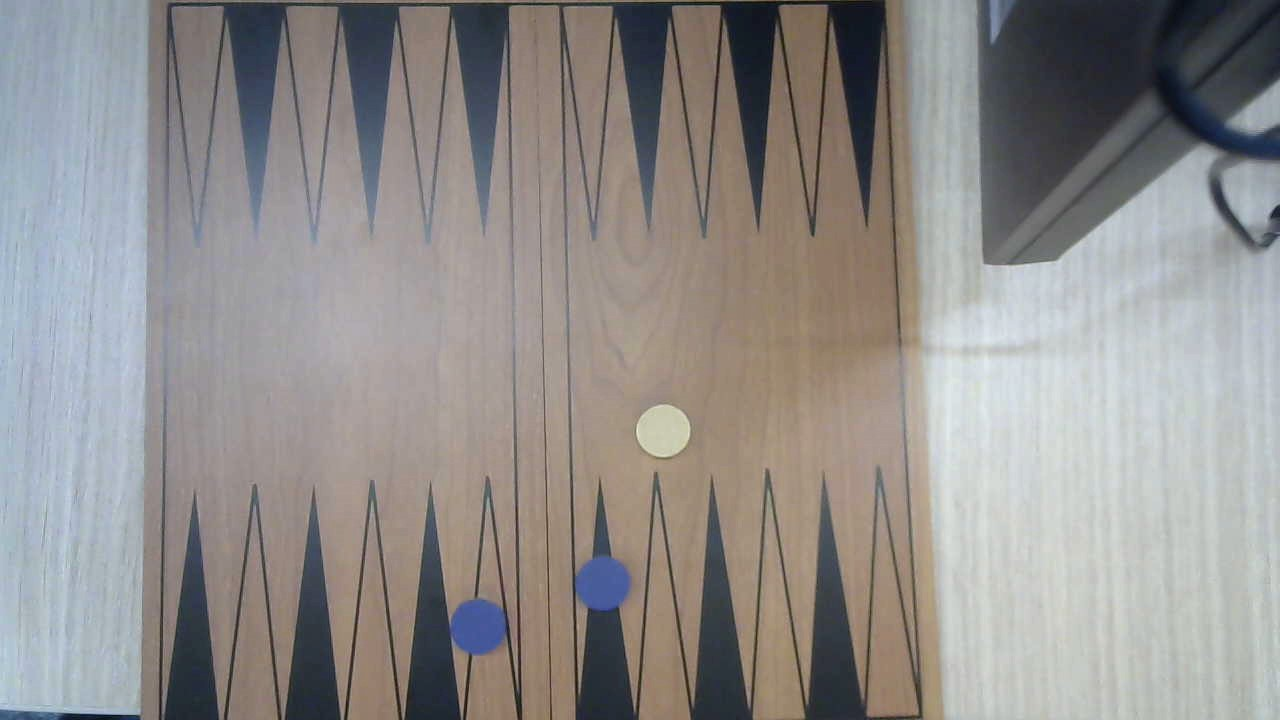
#> input picture Computer Vision/board3.jpg, 1280 x 720 px
$ jupyter execute --allow-errors ComputerVision-Copy1.ipynb   (text cells are left out)
#> lines starting #> are read from the running program, lines starting #| are printed output that depends on the picture; after the words box and inside, x2 and y2 are one past the last pixel; in counts of white or black regions, pixels touching at a corner belong together
[cell 1]
# Install a pip package in the current Jupyter kernel
# import sys
# !{sys.executable} -m pip install --upgrade imutils
# !{sys.executable} -m pip install --upgrade opencv-python

[cell 2]
# import the necessary packages
import argparse
import imutils
import cv2
import numpy as np

[cell 3]
# load the image, convert it to grayscale, blur it slightly,
# and threshold it
image = cv2.imread('board3.jpg')
#> image is the input picture: shape (720, 1280, 3); mean B, G, R 140.5, 142, 145.1

[cell 4]
lower = np.array([100, 0, 0], dtype = "uint8") # BGR
upper = np.array([255, 100, 100], dtype = "uint8")

# find the colors within the specified boundaries and apply
# the mask
mask = cv2.inRange(image, lower, upper)
#> mask: shape (720, 1280); 1.1% white; 406 white regions (381 under 20 px), largest, box (x1, y1, x2, y2) and area: (449, 599, 507, 655) 2417, (575, 554, 629, 611) 2257, (356, 99, 386, 155) 969
image = cv2.bitwise_and(image, image, mask = mask)

[cell 5]
# Each element has the form (x,y,area)
blobs = [];

[cell 6]
# Our image is already white on black, but we apply grayscale
# again, blur the image for better detection and then apply
# a threshold.
gray = cv2.cvtColor(image, cv2.COLOR_BGR2GRAY)
blurred = cv2.GaussianBlur(gray, (5, 5), 0)
thresh = cv2.threshold(blurred, 60, 255, cv2.THRESH_BINARY)[1]
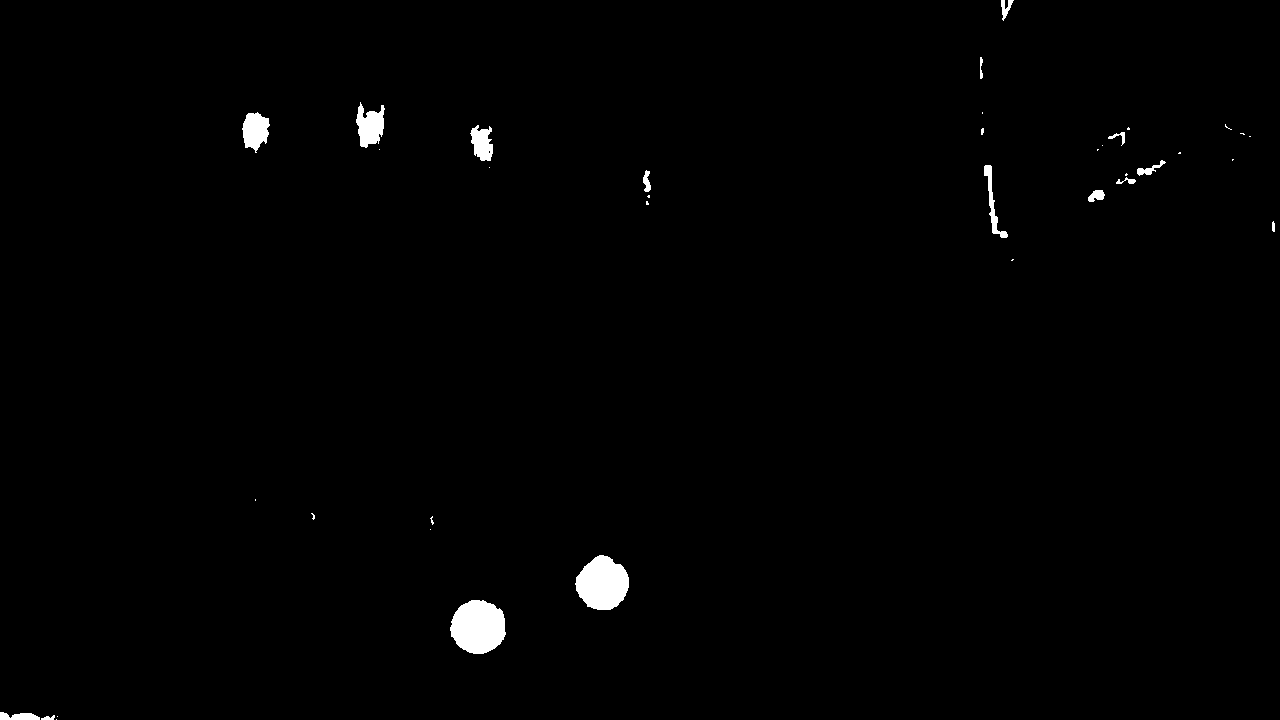
#> thresh: shape (720, 1280); 0.9% white; 38 white regions (22 under 20 px)

# Contours are a curve that joins all the continous points
# around an object with a specific colour intensity.
# in openCV this is finding white objects on a black background.
cnts = cv2.findContours(thresh.copy(), cv2.RETR_EXTERNAL,cv2.CHAIN_APPROX_SIMPLE)
#> cnts = 38 contours, 23 with area under 20; largest, box (x1, y1, x2, y2) and area: (450, 600, 506, 654) 2261, (575, 555, 629, 610) 2100, (356, 102, 385, 148) 768, (242, 112, 270, 153) 722, (470, 125, 493, 161) 512
cnts = imutils.grab_contours(cnts)

# loop over the contours
for c in cnts:
    # compute the center of the contour
    M = cv2.moments(c) # Weighted average of pixel intensities

    # Computing the coordinates of the centre of each token.
    # Coordinates are relative to the image.
    # So they are on a 1200 by 720 grid.

    # Small amount of the colour picked up, ignore as no area so
    # will not be a token.
    if M["m00"] == 0: continue

    x = int(M["m10"] / M["m00"])
    y = int(M["m01"] / M["m00"])

    blobs = blobs + [(x,y,M["m00"])]
    print(str(M["m00"]))

    # Code off of the internet that can plot the contours.
    cv2.drawContours(image, [c], -1, (0, 255, 0), 2)
    cv2.circle(image, (x, y), 7, (255, 255, 255), -1)
    cv2.putText(image, "center", (x - 20, y - 20),
    cv2.FONT_HERSHEY_SIMPLEX, 0.5, (255, 255, 255), 2)
#> this loop made 38 passes
#> (x, y) on passes 6, 8, 9, 12, 13, 14, 15, 16, 17, 18, 20, 21: (602, 583), (431, 520), (313, 516), (1272, 226), (646, 202), (648, 196), (1096, 195), (1127, 180), (1125, 174), (646, 181), (992, 202), (1148, 169)
#> c on passes 1, 2, 7, 10, 19, 25: [[56, 719]], [[57, 716]], [[430, 529]], [[255, 499], [255, 500]], [[489, 167]], [[379, 149]]
#| 28.0
#| 192.5
#| 2261.0
#| 2100.5
#| 7.0
#| 6.5
#| 1.0
#| 17.5
#> (further printed lines are left out)
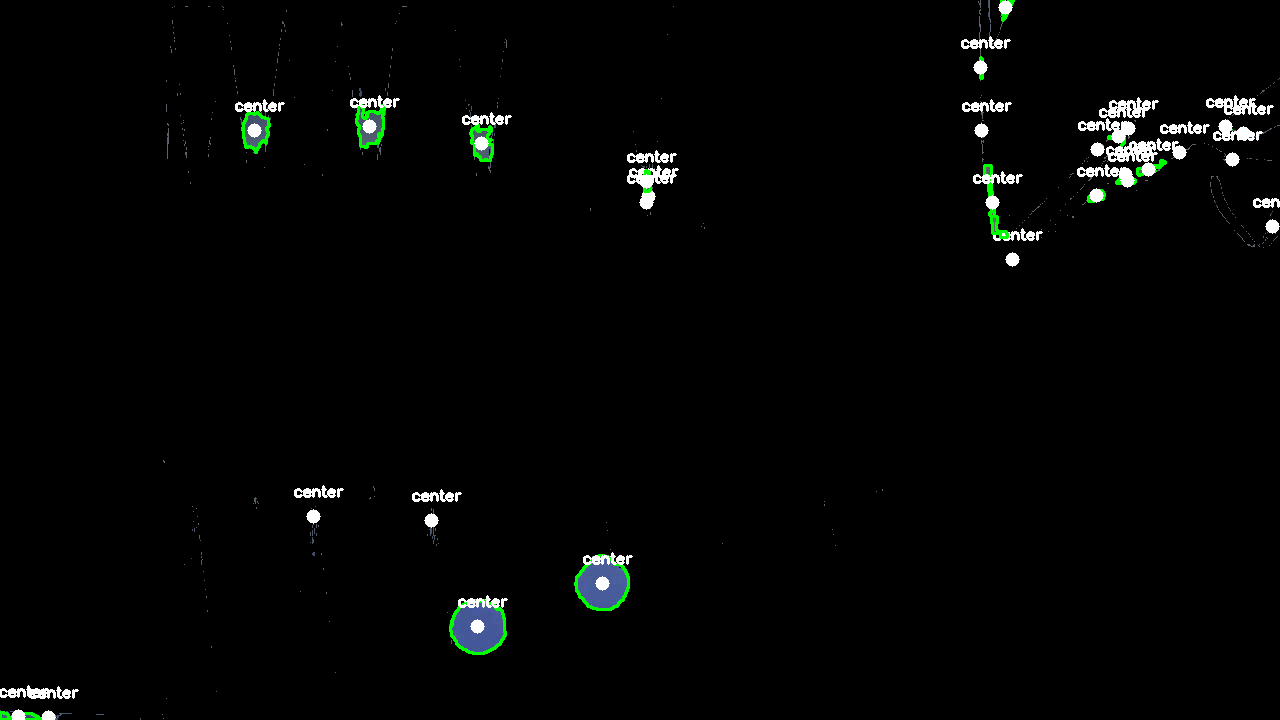
#> image: shape (720, 1280, 3); mean B, G, R 4.3, 4.9, 3.9
#> after the loop, blobs = 29 items, first 6: (48, 717, 28), (18, 716, 192.5), (477, 626, 2261), (602, 583, 2100.5), (431, 520, 7), (313, 516, 6.5)

[cell 7]
def get_shapes(image,lower, upper):
    # From RGB to BGR
    lower.reverse()
    upper.reverse()

    lower = np.array(lower, dtype = "uint8")
    upper = np.array(upper, dtype = "uint8")

    # find the colors within the specified boundaries and apply the mask
    mask = cv2.inRange(image, lower, upper)
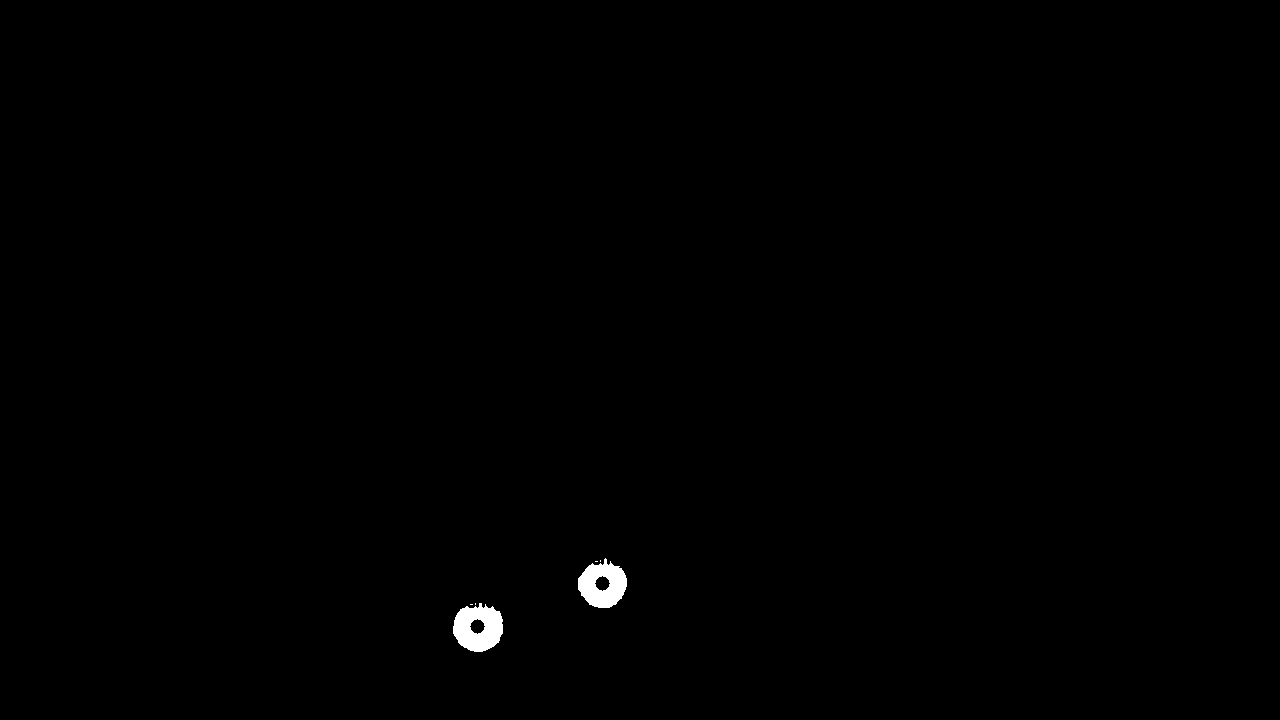
#> mask: shape (720, 1280); 0.36% white; 6 white regions (4 under 20 px), largest, box (x1, y1, x2, y2) and area: (453, 603, 503, 652) 1720, (578, 558, 627, 608) 1588
    image = cv2.bitwise_and(image, image, mask = mask)

    # Each element has the form (x,y,area)
    xs = [];
    ys = [];
    areas = [];

    # Our image is already white on black, but we apply grayscale
    # again, blur the image for better detection and then apply
    # a threshold.
    gray = cv2.cvtColor(image, cv2.COLOR_BGR2GRAY)
    blurred = cv2.GaussianBlur(gray, (5, 5), 0)
    thresh = cv2.threshold(blurred, 60, 255, cv2.THRESH_BINARY)[1]
#> thresh: shape (720, 1280); 0.34% white; 2 white regions

    # Contours are a curve that joins all the continous points
    # around an object with a specific colour intensity.
    # in openCV this is finding white objects on a black background.
    cnts = cv2.findContours(thresh.copy(), cv2.RETR_EXTERNAL,cv2.CHAIN_APPROX_SIMPLE)
#> cnts = 2 contours; box (x1, y1, x2, y2) and area: (454, 604, 503, 652) 1716, (578, 559, 627, 608) 1618
    cnts = imutils.grab_contours(cnts)

    # loop over the contours
    for c in cnts:
        # compute the center of the contour
        M = cv2.moments(c) # Weighted average of pixel intensities

        # Computing the coordinates of the centre of each token.
        # Coordinates are relative to the image.
        # So they are on a 1200 by 720 grid.

        # Small amount of the colour picked up, ignore as no area so
        # will not be a token.
        if M["m00"] == 0: continue

        xs += [M["m10"] / M["m00"]]
        ys += [M["m01"] / M["m00"]]
        areas += [M["m00"]]


        x = int(M["m10"] / M["m00"])
        y = int(M["m01"] / M["m00"])

        # Code off of the internet that can plot the contours.
        cv2.drawContours(image, [c], -1, (0, 255, 0), 2)
        cv2.circle(image, (x, y), 7, (255, 255, 255), -1)
        cv2.putText(image, "center", (x - 20, y - 20),
        cv2.FONT_HERSHEY_SIMPLEX, 0.5, (255, 255, 255), 2)
#> this loop made 2 passes
#> (xs, ys, areas, x, y) on passes 1 to 2: ([477.9], [627.5], [1715.5], 477, 627), ([477.9, 602.2], [627.5, 584.4], [1715.5, 1618.5], 602, 584)
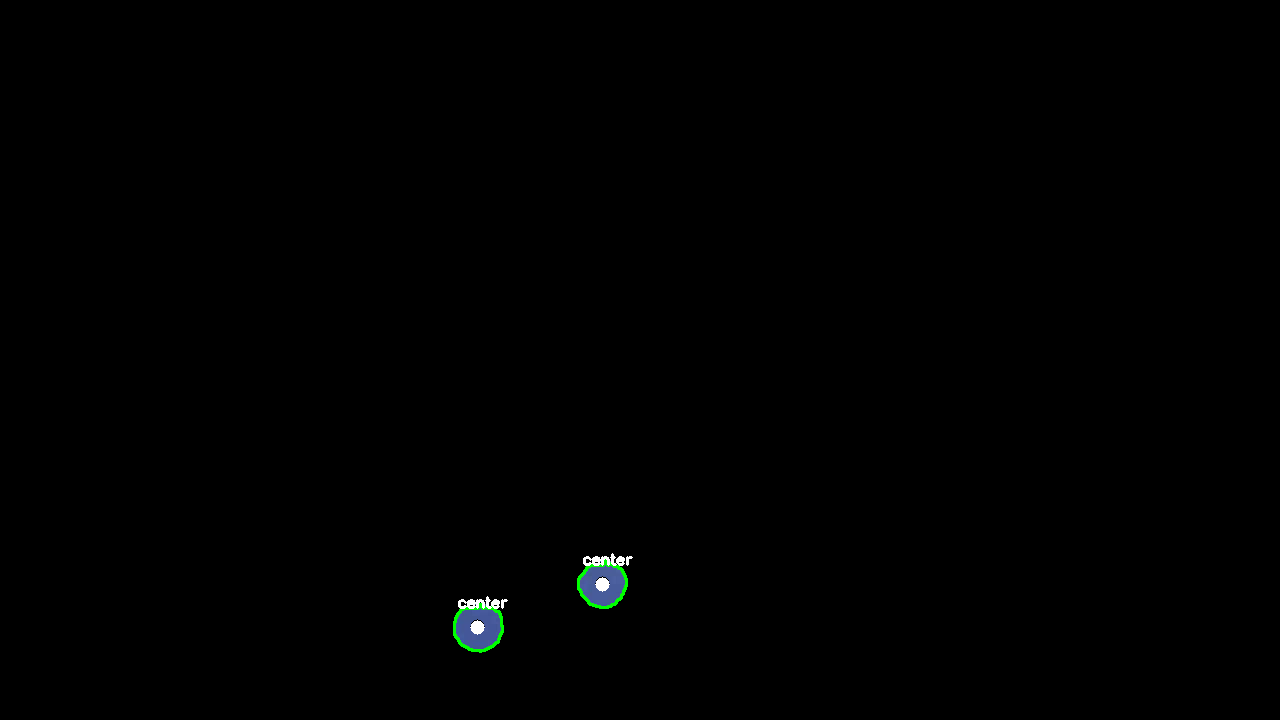
#> image: shape (720, 1280, 3); mean B, G, R 0.7, 0.8, 0.5

    cv2.imshow("cam-test",image)
    cv2.waitKey(10)

    return np.row_stack((xs,ys,areas))

[cell 8]
# Getting all of the black tokens
black = get_shapes(image,[0,0,140],[100,100,255])
#> black = [[477.9, 602.2], [627.5, 584.4], [1715.5, 1618.5]]
# Getting all of the white tokens
white = get_shapes(image,[140,0,0],[255,100,100])
#> in get_shapes (call 2), `mask = cv2.inRange(image, lower, upper)`: mask: shape (720, 1280); every value is 0
#> in get_shapes (call 2), `image = cv2.bitwise_and(image, image, mask = mask)`: image: shape (720, 1280, 3); every value is 0
#> in get_shapes (call 2), `cnts = cv2.findContours(thresh.copy(), cv2.RETR_EXTERNAL,cv2.CHAIN_APP..`: cnts = 0 contours
#> white = empty array

# Creating a matrix each column contains details of a token (x,y,area,colour)
#> (the rest of this cell did not finish here and is left out)

[cell 9]
while True:
    cam = cv2.VideoCapture(1)   # 0 -> index of camera
    retrieved, image = cam.read()
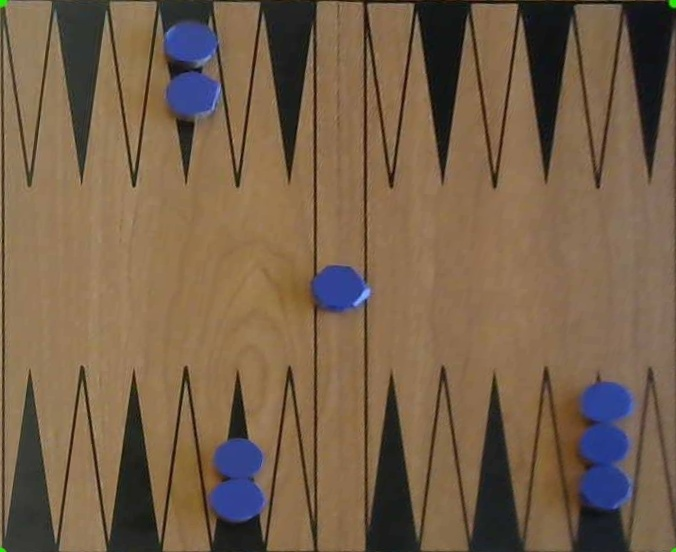
#> input picture Computer Vision/imageTest.jpg, 676 x 552 px, given in place of the camera
#> image is the input picture: shape (552, 676, 3); mean B, G, R 74.3, 96.6, 118.6
    #image = cv2.imread('board5.jpg')
    if retrieved:
        #shapes = get_shapes(image,[0,0,100],[100,100,255])
        shapes = get_shapes(image,[95,220,95],[180,255,180])
#> in get_shapes (call 3), `mask = cv2.inRange(image, lower, upper)`: mask: shape (552, 676); every value is 0
#> in get_shapes (call 3), `image = cv2.bitwise_and(image, image, mask = mask)`: image: shape (552, 676, 3); every value is 0
#> in get_shapes (call 3), `cnts = cv2.findContours(thresh.copy(), cv2.RETR_EXTERNAL,cv2.CHAIN_APP..`: cnts = 0 contours
#> shapes = empty array
        #v2.imshow("cam-test",image)
        #cv2.waitKey(10)
    else:
        print("Error reading from webcam")
        cv2.destroyAllWindows()
        break
